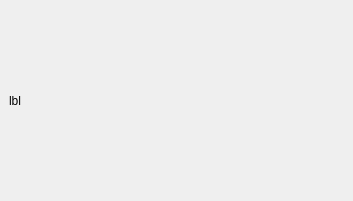
<?xml version="1.0" encoding="UTF-8"?>
<ui version="4.0">
 <class>MainWindow</class>
 <widget class="QMainWindow" name="MainWindow">
  <property name="geometry">
   <rect>
    <x>0</x>
    <y>0</y>
    <width>353</width>
    <height>201</height>
   </rect>
  </property>
  <property name="windowTitle">
   <string>MainWindow</string>
  </property>
  <widget class="QWidget" name="centralwidget">
   <layout class="QVBoxLayout" name="verticalLayout">
    <item>
     <widget class="QLabel" name="lblMessage">
      <property name="text">
       <string>lbl</string>
      </property>
     </widget>
    </item>
   </layout>
  </widget>
 </widget>
 <resources/>
 <connections/>
</ui>
